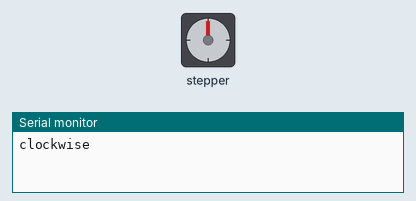
A sketch run on a simulated Arduino Uno, built with avr-gcc and run on an emulated ATmega328P. Parts: stepper motor, the last lines printed to the serial monitor. Stepper angles assume 2048 steps per turn.

Above: at 0.05 s.
At 0.35 s:
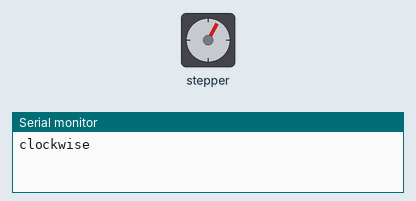
At 0.5 s:
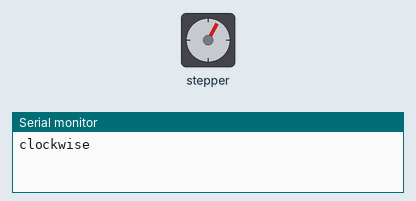
At 1.3 s:
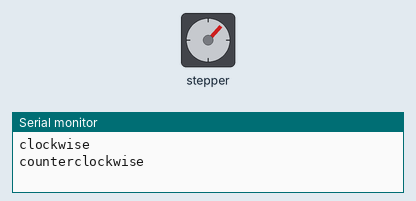
Timing chart, 0 to 4.6 s (numbered marks = the images above):
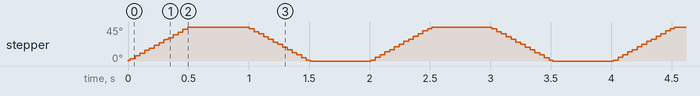

The sketch:

DongCoBuoc.ino
```cpp
#include <Stepper.h>

const int stepsPerRevolution = 2048;  // change this to fit the number of steps per revolution
// for your motor

// initialize the stepper library on pins 8 through 11:
Stepper myStepper(stepsPerRevolution, 2, 4, 3, 5);

void setup() {
  // set the speed at 60 rpm:
  // initialize the serial port:
  myStepper.setSpeed(15);
  Serial.begin(9600);
}

void loop() {
    Serial.println("clockwise");
  myStepper.step(stepsPerRevolution/8);
  delay(500);

  // step one revolution in the other direction:
  Serial.println("counterclockwise");
   myStepper.step(-stepsPerRevolution/8);
  delay(500);
}
```

Measured:
- by itself, stepper: turns 45° clockwise in 0.49 s, then 45° counter-clockwise in 0.50 s, repeating every 2.0 s
